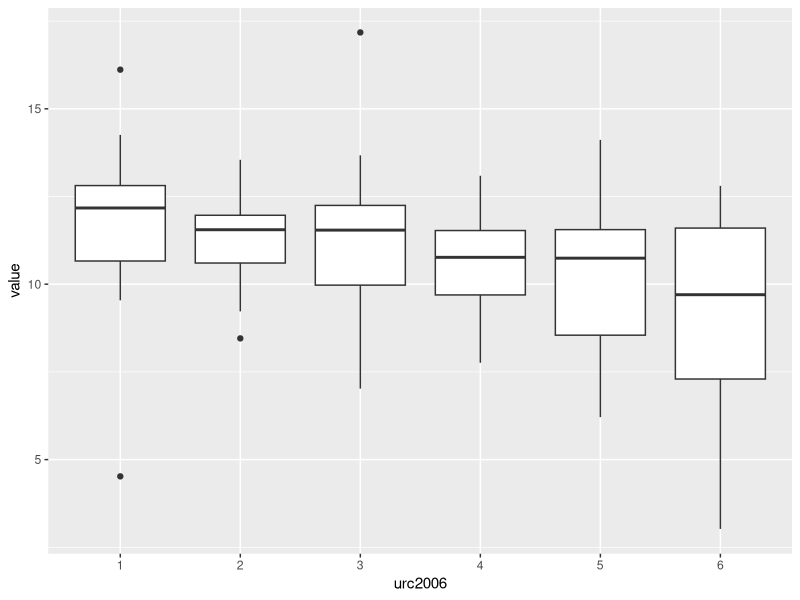
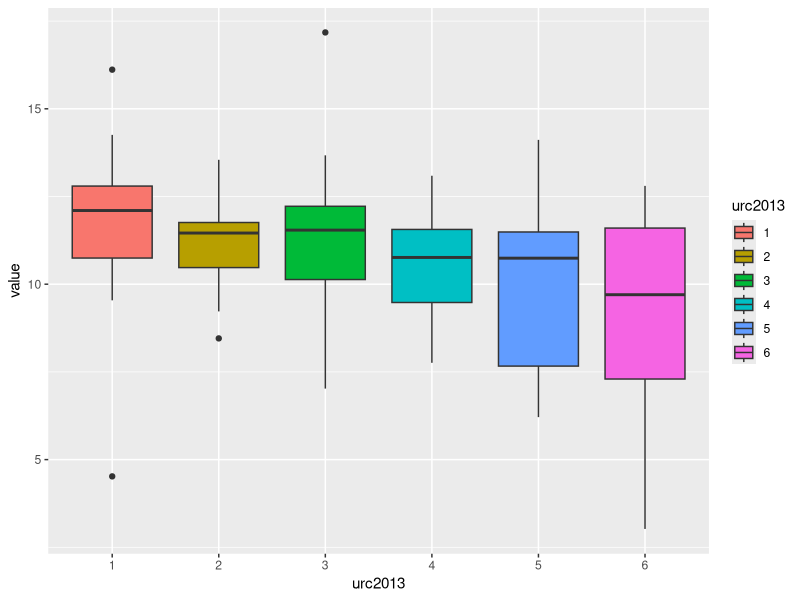
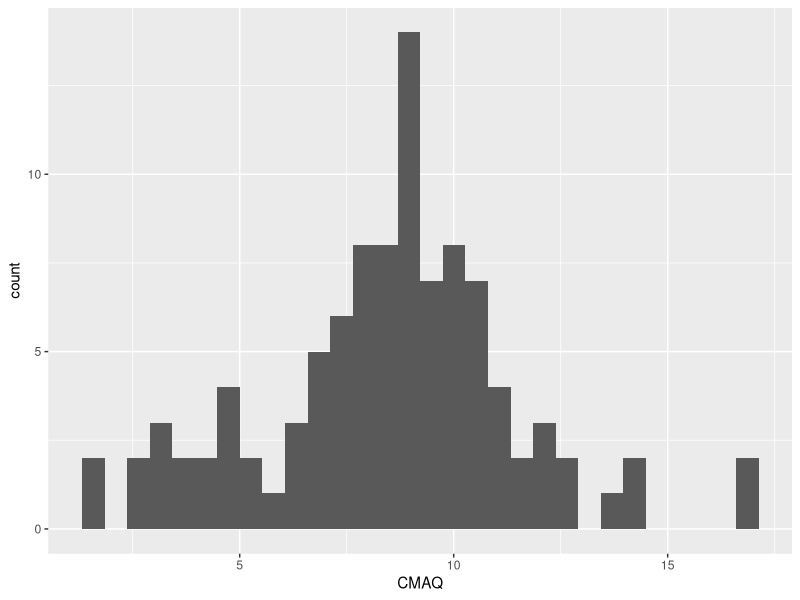
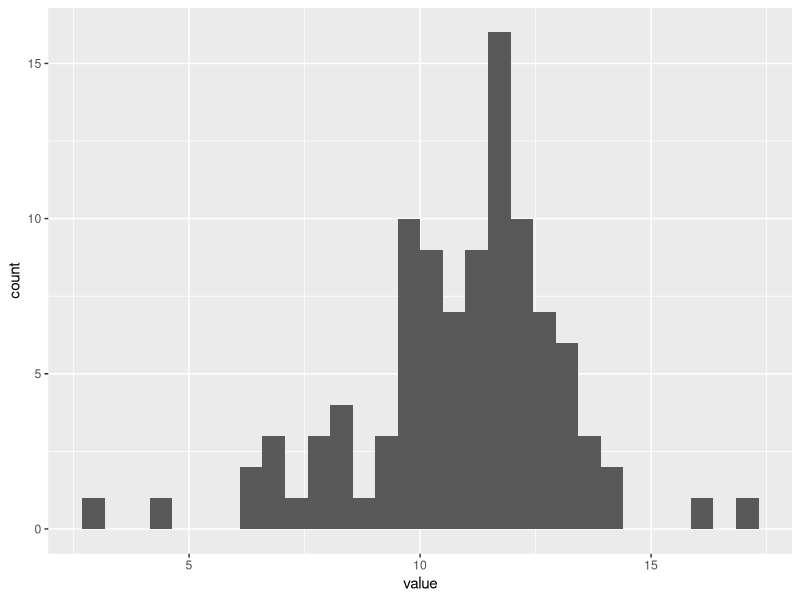
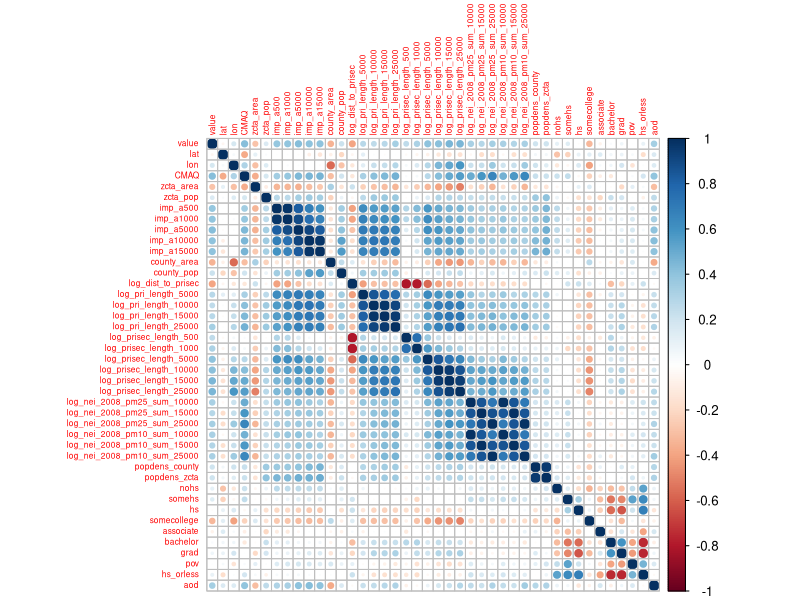
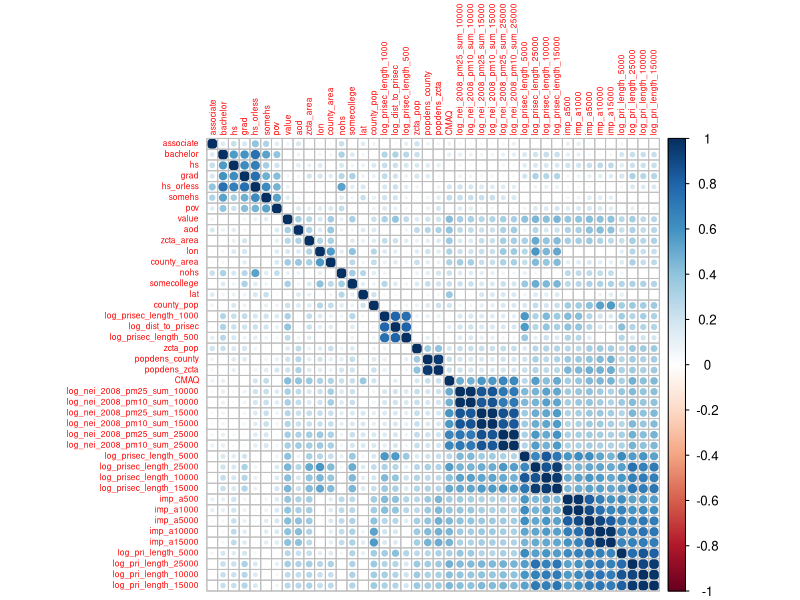
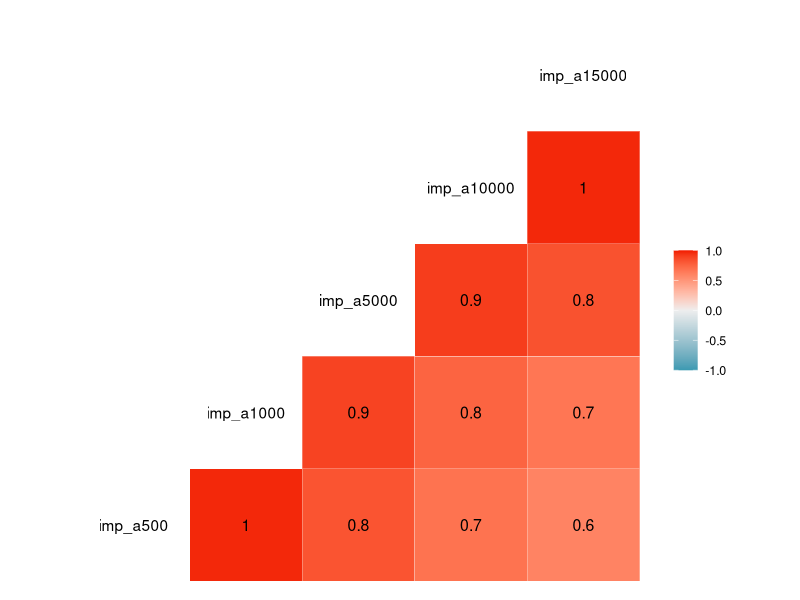
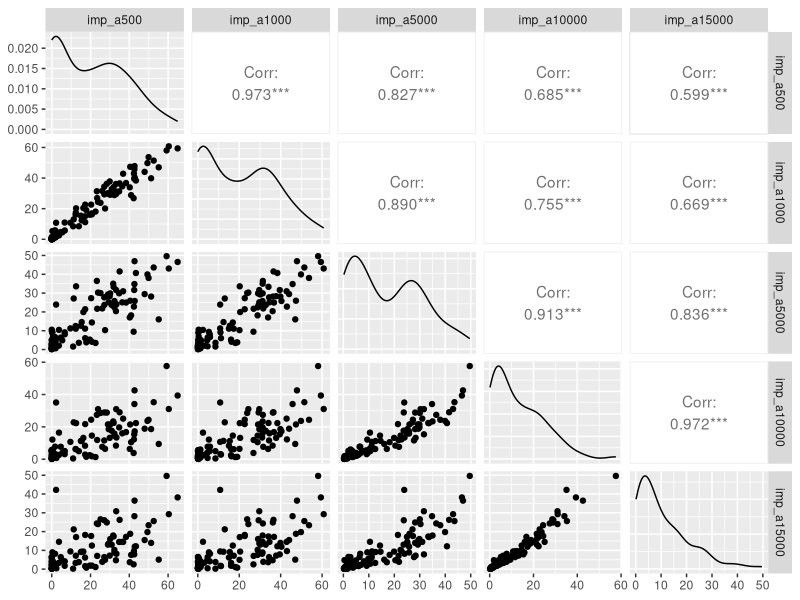

Write the R code that produced these figures, in order.
## ---- chunk 1
5
## ---- chunk 2
# this is a comment
## ---- chunk 3
# can run each line one at a time with ctrl + enter
# or all at once with play button
10 + 10
100-50
5*2
pi * 3
## ---- chunk 4
# When we run each line we can see that the variable 
# now shows in the Environment pane

introString <- "Intro to Data Analysis in R with Raven"
intro_string <- "Intro to Data Analysis in R with Raven"
introString <- "Intro to Data Analysis in R" 
## ---- chunk 5
new_func <- function(arg1, arg2) {
  arg1 + arg2
}

new_func(2,3)
## ---- chunk 6
sum(4,8)
max(10,12)
min(4,2)
## ---- chunk 7
print("Hello")
print(4)
## ---- chunk 8
a <- "hello" # character
b <- 5.32 # double
c <- 3L # integer (the L tells R it's an integer)
d <- TRUE # logical
e <- 2 + 3i # complex
## ---- chunk 9
# typeof() function allows you to check the data type of an object
typeof(a)
typeof(b)
typeof(c)
typeof(d)
typeof(e)
## ---- chunk 10
vector_example <- c("one", "two", "three") # create vector with c()
vector_example2 <- 1:5 # using colon notation between numbers also creates a vector
## ---- chunk 11
typeof(vector_example) # atomic vector data type is the data type of its element
## ---- chunk 12
length(vector_example)
## ---- chunk 13
vector_example[1]
## ---- chunk 14
vector_example[1:2] # extracting elements 1-2
vector_example[c(1,3)] # extracting elements 1 and 3
vector_example[-1] # using a minus sign in front of the index number will extract every element except for the element at that index


## ---- chunk 15
a == "hello"
b < 4
c >= 4
d != FALSE
# operators are ==, >, >=, <, <=, and !=
## ---- chunk 16
vector_example2 >= 3 # will return a vector of logical values for each element in the vector
vector_example2[vector_example2 >= 3] # extracts elements that return a logical value of true

## ---- chunk 17
(a == "hello") & (b < 6)
(a != "hello") | (b < 6)
(vector_example2 >= 2) & (vector_example2 < 5)
## ---- chunk 18
if (a=="bye") {
  print(a)
} else {
  print("a is not equal to bye")
}
## ---- chunk 19
if (a!="bye") {
  print(a)
} else {
  print("a is equal to bye")
}
## ---- chunk 20
# a specific number of times
for (i in 1:4){   # i takes the value of each number in the vector
  print(i)
}

## ---- chunk 21
for (i in vector_example2) {
  print(i)
}
## ---- chunk 22
i <- 1

while (i < 5){
  print(i)
  i <- i + 1
}
## ---- chunk 23

## ---- chunk 24

## ---- chunk 25
# Load packages for data import and data wrangling

#install.packages("skimr")
library(skimr)

library(readr)
library(dplyr)
library(magrittr)

# Load packages for making correlation plots
library(corrplot)
library(RColorBrewer)
# install.packages("GGally")
library(GGally)

# Load packages for data visualization/creating map
library(ggplot2)
library(stringr)
library(tidyr)

## ---- chunk 26
getwd() # prints your current working directory
## ---- chunk 27
pm <- read_csv("pm25.csv") # save data to variable named pm
## ---- chunk 28
# Attributes of data frames
head(pm) # view first few rows of data
tail(pm) # view last few rows of data
head(pm, n=10) # use n= argument to specify number of rows

dim(pm) # dimensions of data frame
nrow(pm) # number of rows
ncol(pm) # number of columns

str(pm) # shows structure of data frame, and the data types and first few elements of each column

names(pm) # names of every column
colnames(pm) # names of every column

## ---- chunk 29
# Indexing
pm[1,6] # [row, col]
pm[["state"]] # double brackets for selecting a column
pm$state # can also use dollar notation to select a column



# Subsetting
pm[1:5, "state"] # [row num, column name]
pm[["state"]][1:5] # can also index into column first, then extract by row/index number
pm$state[1:5]

pm[1:5, 5:6] # can also subset multiple row and col numbers
pm[c(1,2), c(5,6)]


## ---- chunk 30
# ctrl+shift+M creates the pipe operator, which dplyr library allows you to use
# the pipe operator allows you to streamline applying functions to your dataset
# the pipe operators outputs a new data frame
pm %>% 
  glimpse() # uses the pipe operator to apply the glimpse() function to the pm dataset
## ---- chunk 31
pm <- pm %>% 
  mutate(across(c(id, fips, zcta, urc2013, urc2006), as.factor))
## ---- chunk 32
pm %>% 
  summarise_all(~sum(is.na(.)))
## ---- chunk 33
pm %>% 
  skim()

## ---- chunk 34
pm %>% 
  distinct(state) # get unique values in state column
## ---- chunk 35
pm %>% 
  filter(CMAQ > mean(CMAQ))
## ---- chunk 36
pm %>% 
  filter(CMAQ > mean(CMAQ)) %>% 
  select(city, state)
## ---- chunk 37
pm %>% 
  slice_max(CMAQ, n=10) %>% 
  select(city, state)
  
## ---- chunk 38
ggplot(data=pm, mapping=aes(x=urc2006, y=value))+
  geom_boxplot()

## ---- chunk 39
ggplot(data=pm, mapping=aes(x=urc2013, y=value, fill=urc2013))+
  geom_boxplot()
## ---- chunk 40
ggplot(data = pm, mapping= aes(x=CMAQ)) + 
  geom_histogram()
## ---- chunk 41
ggplot(data = pm, mapping= aes(x=value)) + 
  geom_histogram()
## ---- chunk 42
PM_cor <- cor(pm %>% dplyr::select_if(is.numeric)) # calculates the correlation coefficient, which calculates the type and strength of correlation between variables on a scale of -1 to 1, with 0 indicating no correlation
corrplot::corrplot(PM_cor, tl.cex = 0.5) # creates the correlation plot, tl.cex control the size of the text
## ---- chunk 43
corrplot(abs(PM_cor), order = "hclust",tl.cex = 0.5, cl.lim = c(0, 1)) # we can also plot the absolute value of the correlation 

# order = "hclust" uses hierarchical clustering to order the variables by how similar they are to each other.

# cl.lim = c(0,1) limits the color label to be between 0 and 1
## ---- chunk 44
select(pm, contains("imp")) %>%
  ggcorr(palette = "RdBu", label = TRUE)
## ---- chunk 45
select(pm, contains("imp")) %>%
  ggpairs()
## ---- chunk 46
select(pm, contains("pri")) %>%
  ggcorr(palette = "RdBu",label = TRUE)
## ---- chunk 47
select(pm, contains("pri")) %>%
  ggpairs()
## ---- chunk 48
select(pm, contains("nei")) %>%
  ggcorr(palette = "RdBu",label = TRUE)
## ---- chunk 49
select(pm, contains("nei")) %>%
  ggpairs()
## ---- chunk 50
lm_mod_1 <- lm(pm$value ~ pm$imp_a500 + pm$imp_a1000 + pm$imp_a5000 + pm$imp_a10000 + pm$imp_a15000)
## ---- chunk 51
summary(lm_mod_1)
## ---- chunk 52
lm_mod_2 = lm(pm$value ~ pm$log_nei_2008_pm25_sum_10000 + pm$log_nei_2008_pm25_sum_15000 + pm$log_nei_2008_pm25_sum_25000 + pm$log_nei_2008_pm10_sum_10000 + pm$log_nei_2008_pm10_sum_15000 + pm$log_nei_2008_pm10_sum_25000)
## ---- chunk 53
summary(lm_mod_2)
## ---- chunk 54
lm_mod_3 <- lm(value ~ ., data=pm)
